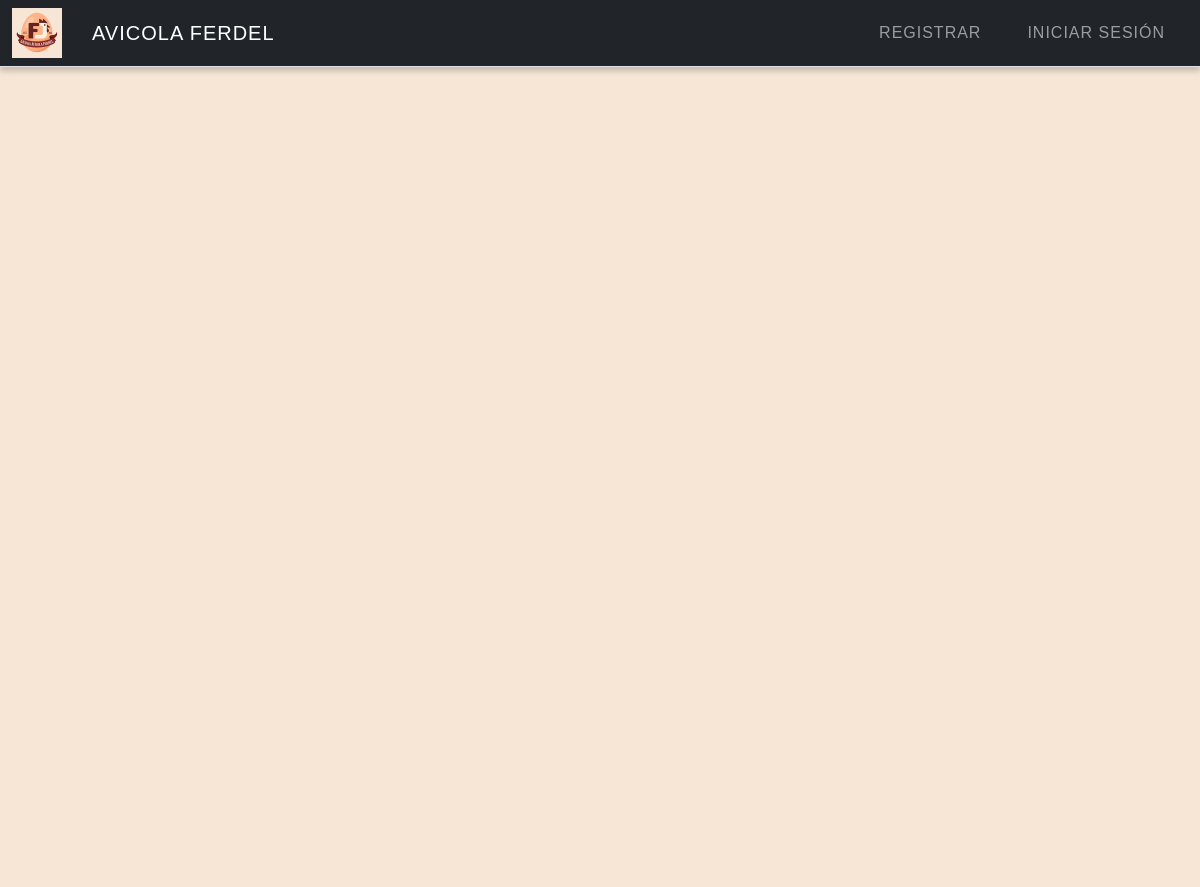
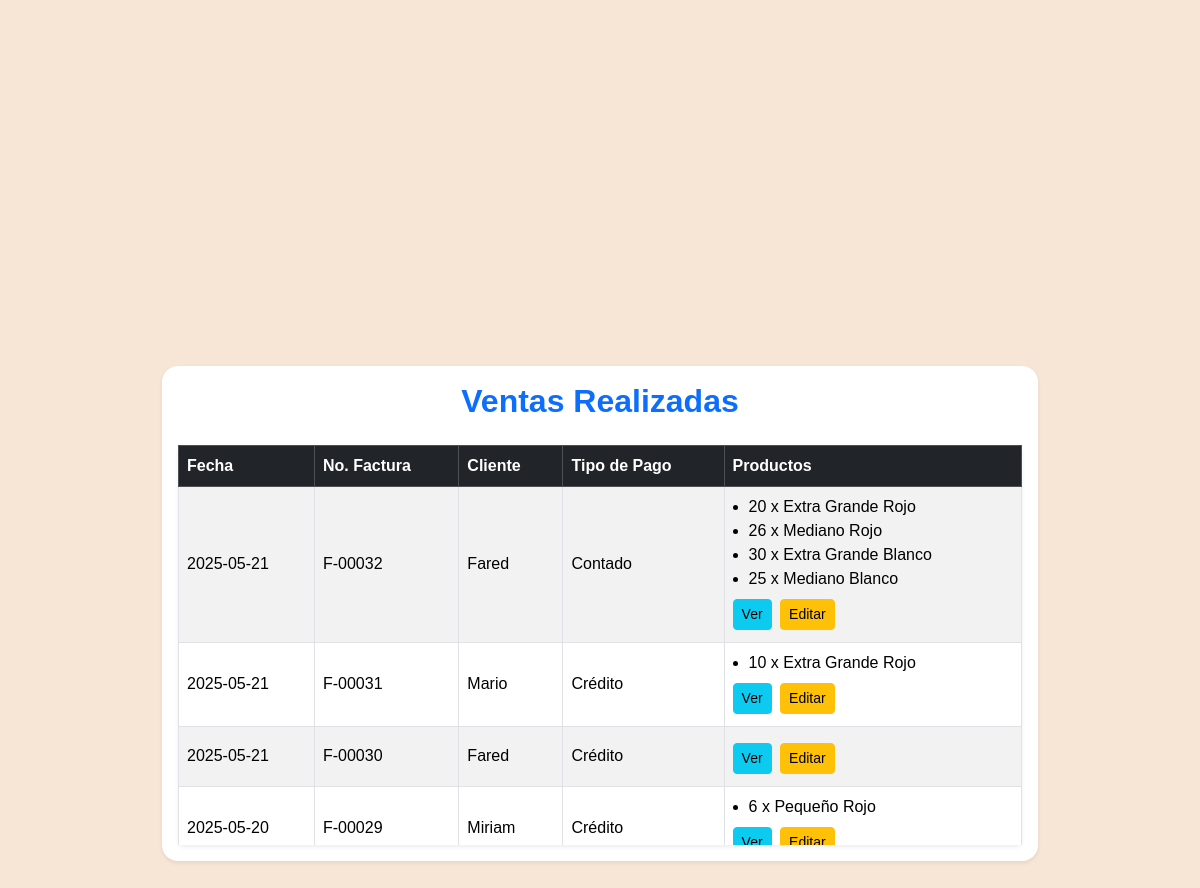
Screenshot of /gestionar_ventas with the database file from the repository (2 pictures, top to bottom).
### tables this page shows
CREATE TABLE Facturacion (
    ID_Factura INTEGER PRIMARY KEY AUTOINCREMENT,
    Fecha DATE NOT NULL,
    IDCliente INTEGER NOT NULL,
    Credito_Contado INTEGER,
    Observacion TEXT,
    ID_Empresa INTEGER NOT NULL,
    FOREIGN KEY (IDCliente) REFERENCES Clientes(ID_Cliente),
    FOREIGN KEY (ID_Empresa) REFERENCES Empresa(ID_Empresa)
);

CREATE TABLE Clientes (
    ID_Cliente INTEGER PRIMARY KEY AUTOINCREMENT,
    Nombre TEXT NOT NULL,
    Telefono TEXT,
    Direccion TEXT,
    RUC_CEDULA TEXT
);

### app.py (the view)
@app.route("/gestionar_ventas", methods=["GET"])
def gestionar_ventas():
    try:
        ventas = db.execute("""
            SELECT f.ID_Factura, f.Fecha, c.Nombre AS Cliente, f.Credito_Contado, f.Observacion
            FROM Facturacion f
            JOIN Clientes c ON c.ID_Cliente = f.IDCliente
            ORDER BY f.ID_Factura DESC
        """)
        detalles = db.execute("""
            SELECT df.ID_Factura, p.Descripcion, df.Cantidad
            FROM Detalle_Facturacion df
            JOIN Productos p ON df.ID_Producto = p.ID_Producto
        """)
        productos_por_venta = {}
        for d in detalles:
            productos_por_venta.setdefault(d["ID_Factura"], []).append(
                f"{d['Cantidad']} x {d['Descripcion']}"
            )
        for venta in ventas:
            venta["Productos"] = productos_por_venta.get(venta["ID_Factura"], [])
            venta["NumeroFactura"] = f"F-{venta['ID_Factura']:05d}"  # ← Formato del número de factura
        return render_template("gestionar_ventas.html", ventas=ventas)
    except Exception as e:
        flash(f"❌ Error al cargar las ventas: {e}", "danger")
        return redirect(url_for("ventas"))

### app.py (called while the page is built)
@app.after_request
def after_request(response):
    response.headers["Cache-Control"] = "no-cache, no-store, must-revalidate"
    response.headers["Expires"] = 0
    response.headers["Pragma"] = "no-cache"
    return response

### Templates/gestionar_ventas.html (shortened to what this page needs)
{% extends "layout.html" %}
{% block main %}
<div class="container mt-4" style="max-width: 900px;">
    <div class="card shadow-sm border-0 rounded-4">
        <div class="card-body">
            <h2 class="text-center text-primary fw-bold mb-4">Ventas Realizadas</h2>
            <div class="card border-0 shadow-sm">
                <div class="card-body p-0" style="max-height: 400px; overflow-y: auto;">
                    <table class="table table-bordered table-striped align-middle mb-0">
                        <thead class="table-dark">
                            <tr>
                                <th>Fecha</th>
                                <th>No. Factura</th>
                                <th>Cliente</th>
                                <th>Tipo de Pago</th>
                                <th>Productos</th>
                            </tr>
                        </thead>
                        <tbody>
                            {% for venta in ventas %}
                            <tr>
                                <td>{{ venta.Fecha }}</td>
                                <td>{{ venta.NumeroFactura }}</td>
                                <td>{{ venta.Cliente }}</td>
                                <td>{{ 'Crédito' if venta.Credito_Contado == 1 else 'Contado' }}</td>
                                <td>
                                    <ul class="mb-2 ps-3">
                                        {% for producto in venta.Productos %}
                                        <li>{{ producto }}</li>
                                        {% endfor %}
                                    </ul>
                                    <div>
                                        <a href="/ventas/{{ venta.ID_Movimiento }}" class="btn btn-sm btn-info me-1 mb-1">Ver</a>
                                        <button class="btn btn-sm btn-warning mb-1 btn-editar" data-id="{{ venta.ID_Movimiento }}" data-bs-toggle="modal" data-bs-target="#modalEditarVenta">Editar</button>
                                    </div>
                                </td>
                            </tr>
                            {% endfor %}
                        </tbody>
                    </table>
                </div>
            </div>
        </div>
    </div>
</div>
{% endblock %}

### static/styles.css (style rules this page uses)
body { margin: 0; font-family: 'Arial', sans-serif; background: #F7E6D6; color: #1a1a1a; overflow-x: hidden; }
html, body { height: 100%; margin: 0; display: flex; flex-direction: column; }

### rows the page displays
Facturacion: Fecha "2025-05-21", NumeroFactura "F-00032", Cliente "Fared", Credito_Contado "Contado", Productos "20 x Extra Grande Rojo" "26 x Mediano Rojo" "30 x Extra Grande Blanco" "25 x Mediano Blanco"
Facturacion: Fecha "2025-05-21", NumeroFactura "F-00031", Cliente "Mario", Credito_Contado "Crédito", Productos "10 x Extra Grande Rojo"
Facturacion: Fecha "2025-05-21", NumeroFactura "F-00030", Cliente "Fared", Credito_Contado "Crédito"
Facturacion: Fecha "2025-05-20", NumeroFactura "F-00029", Cliente "Miriam", Credito_Contado "Crédito", Productos "6 x Pequeño Rojo"
